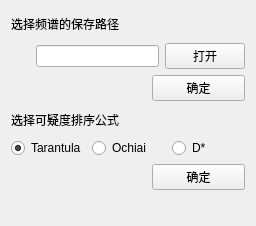
            <widget class="QWidget" name="tab_6">
             <attribute name="title">
              <string>可疑神经元定位</string>
             </attribute>
             <layout class="QVBoxLayout" name="verticalLayout_21" stretch="1,1,0,1,1,2">
              <item>
               <widget class="QLabel" name="label_8">
                <property name="font">
                 <font>
                  <pointsize>9</pointsize>
                 </font>
                </property>
                <property name="text">
                 <string>选择频谱的保存路径</string>
                </property>
               </widget>
              </item>
              <item>
               <layout class="QHBoxLayout" name="horizontalLayout_11" stretch="4,20,1">
                <item>
                 <spacer name="horizontalSpacer_7">
                  <property name="orientation">
                   <enum>Qt::Horizontal</enum>
                  </property>
                  <property name="sizeHint" stdset="0">
                   <size>
                    <width>40</width>
                    <height>20</height>
                   </size>
                  </property>
                 </spacer>
                </item>
                <item>
                 <widget class="QLineEdit" name="lineEdit_7"/>
                </item>
                <item>
                 <widget class="QPushButton" name="pushButton_11">
                  <property name="text">
                   <string>打开</string>
                  </property>
                 </widget>
                </item>
               </layout>
              </item>
              <item>
               <widget class="QPushButton" name="pushButton_12">
                <property name="maximumSize">
                 <size>
                  <width>93</width>
                  <height>16777215</height>
                 </size>
                </property>
                <property name="layoutDirection">
                 <enum>Qt::RightToLeft</enum>
                </property>
                <property name="text">
                 <string>确定</string>
                </property>
               </widget>
              </item>
              <item>
               <widget class="QLabel" name="label_9">
                <property name="font">
                 <font>
                  <family>Adobe Devanagari</family>
                  <pointsize>9</pointsize>
                 </font>
                </property>
                <property name="text">
                 <string>选择可疑度排序公式</string>
                </property>
               </widget>
              </item>
              <item>
               <layout class="QHBoxLayout" name="horizontalLayout_3">
                <item>
                 <widget class="QRadioButton" name="radioButton">
                  <property name="text">
                   <string>Tarantula</string>
                  </property>
                  <property name="checked">
                   <bool>true</bool>
                  </property>
                 </widget>
                </item>
                <item>
                 <widget class="QRadioButton" name="radioButton_2">
                  <property name="text">
                   <string>Ochiai</string>
                  </property>
                 </widget>
                </item>
                <item>
                 <widget class="QRadioButton" name="radioButton_3">
                  <property name="text">
                   <string>D*</string>
                  </property>
                 </widget>
                </item>
               </layout>
              </item>
              <item>
               <layout class="QVBoxLayout" name="verticalLayout_23">
                <item>
                 <widget class="QPushButton" name="pushButton_13">
                  <property name="maximumSize">
                   <size>
                    <width>93</width>
                    <height>16777215</height>
                   </size>
                  </property>
                  <property name="layoutDirection">
                   <enum>Qt::RightToLeft</enum>
                  </property>
                  <property name="text">
                   <string>确定</string>
                  </property>
                 </widget>
                </item>
                <item>
                 <spacer name="verticalSpacer_3">
                  <property name="orientation">
                   <enum>Qt::Vertical</enum>
                  </property>
                  <property name="sizeHint" stdset="0">
                   <size>
                    <width>20</width>
                    <height>40</height>
                   </size>
                  </property>
                 </spacer>
                </item>
               </layout>
              </item>
             </layout>
            </widget>
